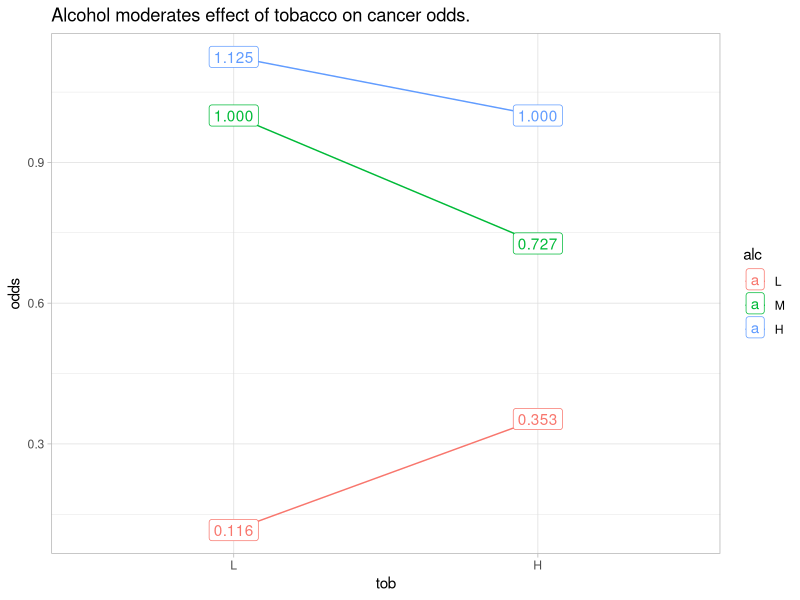

Write R code to recreate this figure.
## ---- chunk 1
library(tidyverse)

dat <- esoph %>%
  filter(agegp == "65-74") %>%
  mutate(alc = factor(alcgp, ordered = FALSE),
         alc = fct_collapse(alc, 
                            "L" = "0-39g/day", 
                            "M" = "40-79", 
                            "H" = "80-119", "H" = "120+"),
         tob = factor(tobgp, ordered = FALSE),
         tob = fct_collapse(tob, 
                            "L" = "0-9g/day", 
                            "H" = c("10-19", "20-29", "30+"))) %>%
  group_by(alc, tob) %>%
  summarize(.groups = "drop", 
            ncases = sum(ncases), 
            ncontrols = sum(ncontrols))

dat
## ---- chunk 2
dat <- dat %>%
  mutate(odds = ncases / ncontrols)

dat %>% 
  ggplot(aes(x = tob, y = odds, color = alc, group = alc)) +
  geom_point(stat = "summary", fun = sum) +
  stat_summary(fun = sum, geom="line") +
  geom_label(aes(label = scales::number(odds, accuracy = .001))) +
  labs(title = "Alcohol moderates effect of tobacco on cancer odds.") +
  theme_light()
## ---- chunk 3
odds_ratios <- merge(dat, dat, by = NULL) %>%
  mutate(odds_1_lbl = paste0("alc", alc.x, "tob", tob.x),
         odds_2_lbl = paste0("alc", alc.y, "tob", tob.y),
         odds_ratio_lbl = paste(odds_1_lbl, odds_2_lbl, sep = ":"),
         OR = odds.x / odds.y) %>%
  select(odds_1_lbl, odds_2_lbl, odds_ratio_lbl, odds_1 = odds.x, odds_2 = odds.y, OR)

odds_ratios %>% 
  mutate(odds_1 = scales::number(odds_1, accuracy = .001),
         odds_2 = scales::number(odds_2, accuracy = .001),
         OR = scales::number(OR, accuracy = .001),
         ` ` = paste(odds_1_lbl, odds_1)) %>%
  select(-c(odds_ratio_lbl, odds_1_lbl, odds_1)) %>%
  pivot_wider(names_from = c(odds_2_lbl, odds_2), values_from = OR, names_sep = "\n") %>%
  flextable::flextable() %>%
  flextable::set_caption("36 possible odds ratios formed from 6 odds.") %>%
  flextable::theme_vanilla() %>%
  flextable::border(j = 1, border.right = officer::fp_border()) %>%
  flextable::bold(j = 1) %>%
  flextable::autofit()
## ---- chunk 4
mdl <- glm(cbind(ncases, ncontrols) ~ alc*tob, data = dat, 
           family = binomial())

broom::tidy(mdl)
## ---- chunk 5
broom::tidy(mdl, exponentiate = TRUE)
## ---- chunk 6
alcLtobL = exp(coef(mdl)["(Intercept)"])
alcLtobH = exp(coef(mdl)["tobH"])
alcMtobL = exp(coef(mdl)["alcM"])
alcMtobH = exp(coef(mdl)["alcM"]) * exp(coef(mdl)["tobH"]) * exp(coef(mdl)["alcM:tobH"])
alcHtobL = exp(coef(mdl)["alcH"])
alcHtobH = exp(coef(mdl)["alcH"]) * exp(coef(mdl)["tobH"]) * exp(coef(mdl)["alcH:tobH"])
tribble(
  ~num, ~den, ~OR,
  "alcLtobL", "1", alcLtobL,
  "alcLtobH", "1", alcLtobL * alcLtobH,
  "alcMtobL", "1", alcLtobL * alcMtobL,
  "alcMtobH", "1", alcLtobL * alcMtobH,
  "alcHtobL", "1", alcLtobL * alcHtobL,
  "alcHtobH", "1", alcLtobL * alcHtobH,
  "alcLtobL", "alcLtobL", exp(coef(mdl)["(Intercept)"]) / exp(coef(mdl)["(Intercept)"]),
  "alcLtobH", "alcLtobL", alcLtobH,
  "alcMtobL", "alcLtobL", alcMtobL,
  "alcMtobH", "alcLtobL", alcMtobH,
  "alcHtobL", "alcLtobL", alcHtobL,
  "alcHtobH", "alcLtobL", alcHtobH,
  "alcLtobL", "alcLtobH", 1 / alcLtobH,
  "alcLtobH", "alcLtobH", alcLtobH / alcLtobH,
  "alcMtobL", "alcLtobH", alcMtobL / alcLtobH,
  "alcMtobH", "alcLtobH", alcMtobH / alcLtobH,
  "alcHtobL", "alcLtobH", alcHtobL / alcLtobH,
  "alcHtobH", "alcLtobH", alcHtobH / alcLtobH,
  "alcLtobL", "alcMtobL", 1 / alcMtobL,
  "alcLtobH", "alcMtobL", alcLtobH / alcMtobL,
  "alcMtobL", "alcMtobL", alcMtobL / alcMtobL,
  "alcMtobH", "alcMtobL", alcMtobH / alcMtobL,
  "alcHtobL", "alcMtobL", alcHtobL / alcMtobL,
  "alcHtobH", "alcMtobL", alcHtobH / alcMtobL,
  "alcLtobL", "alcMtobH", 1 / alcMtobH,
  "alcLtobH", "alcMtobH", alcLtobH / alcMtobH,
  "alcMtobL", "alcMtobH", alcMtobL / alcMtobH,
  "alcMtobH", "alcMtobH", alcMtobH / alcMtobH,
  "alcHtobL", "alcMtobH", alcHtobL / alcMtobH,
  "alcHtobH", "alcMtobH", alcHtobH / alcMtobH,
  "alcLtobL", "alcHtobL", 1 / alcHtobL,
  "alcLtobH", "alcHtobL", alcLtobH / alcHtobL,
  "alcMtobL", "alcHtobL", alcMtobL / alcHtobL,
  "alcMtobH", "alcHtobL", alcMtobH / alcHtobL,
  "alcHtobL", "alcHtobL", alcHtobL / alcHtobL,
  "alcHtobH", "alcHtobL", alcHtobH / alcHtobL,
  "alcLtobL", "alcHtobH", 1 / alcMtobH,
  "alcLtobH", "alcHtobH", alcLtobH / alcHtobH,
  "alcMtobL", "alcHtobH", alcMtobL / alcHtobH,
  "alcMtobH", "alcHtobH", alcMtobH / alcHtobH,
  "alcHtobL", "alcHtobH", alcHtobL / alcHtobH,
  "alcHtobH", "alcHtobH", alcHtobH / alcHtobH
) %>%
  pivot_wider(names_from = num, values_from = OR) %>%
  flextable::flextable() %>%
  flextable::set_caption("Odds ratios calculated from regression coefficients.") %>%
  flextable::theme_vanilla() %>%
  flextable::border(j = 1, border.right = officer::fp_border()) %>%
  flextable::bold(j = 1) %>%
  flextable::colformat_double(digits = 3) %>%
  flextable::autofit()
## ---- chunk 7
mdl_vcov <- mdl %>% vcov() %>%  data.frame() %>% rownames_to_column()

var_alcM <- mdl_vcov %>% filter(rowname == "alcM") %>% pull("alcM")
var_tobH <- mdl_vcov %>% filter(rowname == "tobH") %>% pull("tobH")
var_alcMtobH <- mdl_vcov %>% filter(rowname == "alcM:tobH") %>% pull("alcM.tobH")
cov_alcM_tobH <- mdl_vcov %>% filter(rowname == "alcM") %>% pull("tobH")
cov_alcM_alcMtobH <- mdl_vcov %>% filter(rowname == "alcM") %>% pull("alcM.tobH")
cov_tobH_alcMtobH <- mdl_vcov %>% filter(rowname == "tobH") %>% pull("alcM.tobH")

# alpha
(alpha <- coef(mdl)["alcM"] + coef(mdl)["tobH"] + coef(mdl)["alcM:tobH"])

# SE for Medium Alcohol + High Tobacco
(se <- sqrt(var_alcM + var_tobH + var_alcMtobH + 
             2 * (cov_alcM_tobH + cov_alcM_alcMtobH + cov_tobH_alcMtobH)))

# t
(t <- alpha / se)

# p-value
(p_value <- pt(abs(t), Inf, lower.tail = FALSE)* 2)
## ---- chunk 8
emm <- emmeans::emmeans(mdl, ~ alc * tob)

emm_contrast <- emmeans::contrast(emm, method = "revpairwise", adjust = "none")

emm_contrast %>%
  as_tibble() %>%
  filter(str_detect(contrast, "L L$"))
